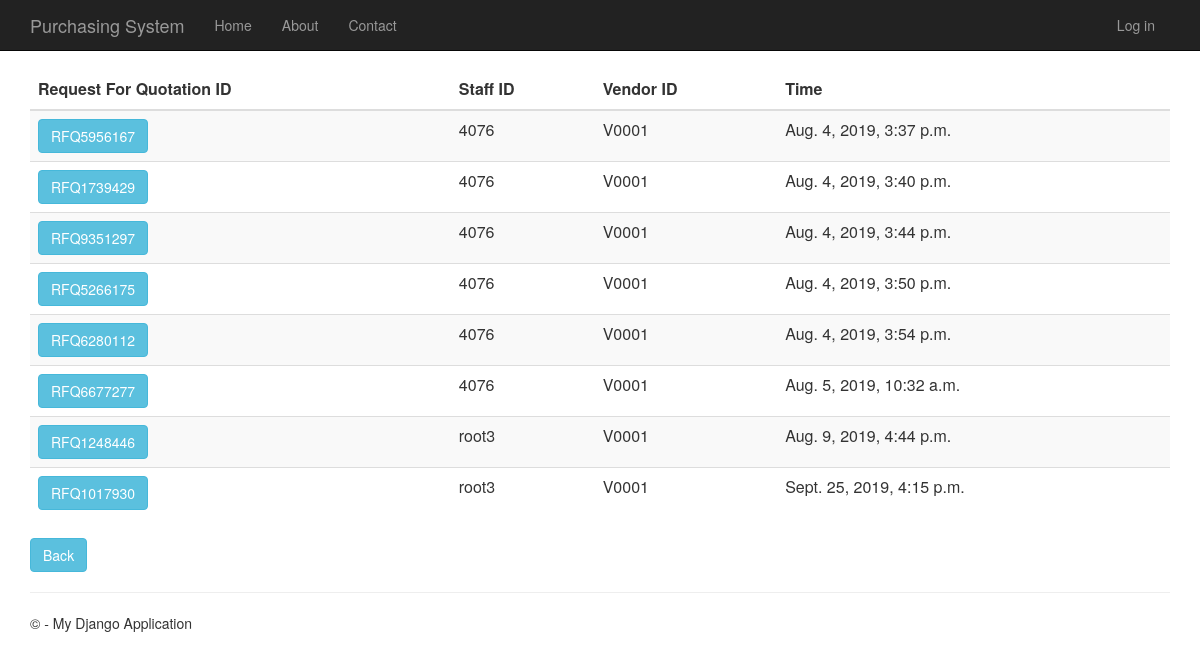
The page /requestforquotationhistory on the database as committed earlier.
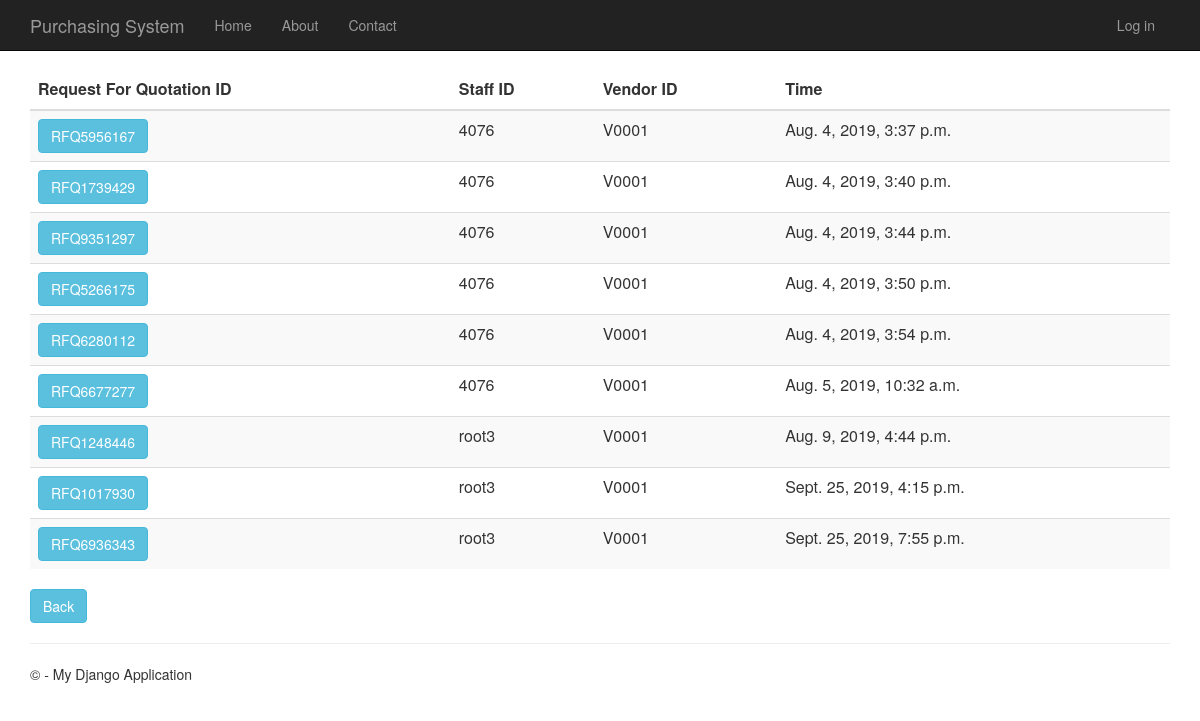
The same page on the database as committed later.
### RequestForQuotation/models.py (models this page shows, shortened)
class RequestForQuotation(models.Model):
    request_for_quotation_id = models.CharField(primary_key=True, max_length=10)
    time_created = models.DateTimeField()
    description = models.TextField(null=True,default=None, blank=True)
    total_price = models.DecimalField(max_digits=10, decimal_places=2, default=Decimal('0.00'))
    person_id = models.ForeignKey(Person, on_delete = models.CASCADE)
    vendor_id = models.ForeignKey(Vendor, on_delete = models.CASCADE)
    purchase_requisition_id = models.ForeignKey(PurchaseRequisition, on_delete = models.CASCADE)

### app/models.py (models this page shows, shortened)
class Person(models.Model):
    user_id = models.OneToOneField(User)
    person_id = models.CharField(primary_key=True, max_length=10)
    person_name = models.TextField()
    person_address = models.TextField()
    person_phone_number = models.TextField()
    person_role = models.TextField(default = 'MANAGER')

class Vendor(models.Model):
    vendor_id = models.CharField(primary_key=True, max_length=10)
    vendor_name = models.TextField()
    vendor_phone_number = models.TextField()
    vendor_address = models.TextField()
    vendor_email = models.TextField()
    def __str__(self):
        return str(self.vendor_id)

### RequestForQuotation/views.py (the view)
# urls.py: url(r'^requestforquotationhistory', RequestForQuotation.views.requestforquotationhistory, name="request_of_quotation_history"),
def requestforquotationhistory(request):
    request_for_quotations = RequestForQuotation.objects.all()
    context = {
            'title':'Request For Quotation History',
            'rows':request_for_quotations
        }
    return render(request,'RequestForQuotation/requestforquotationhistory.html',context)

### RequestForQuotation/templates/RequestForQuotation/requestforquotationhistory.html
﻿{% extends "app/layout.html" %}
{% block content %}
<div class="purchaseorderhistory margintop">
    <form action="requestofquotationhistorydetails" method="GET">
        <table class="table table-striped margintop">
          <thead>
            <tr>
              <th scope="col">Request For Quotation ID</th>
              <th scope="col">Staff ID</th>
              <th scope="col">Vendor ID</th>
              <th scope="col">Time</th>
            </tr>
          </thead>
          <tbody>
              {% for r in rows %}
            <tr>
                 <td><button type="submit" name="roq_id" value="{{r.request_for_quotation_id}}" class="btn btn-info" >{{r.request_for_quotation_id}}</button></td>
                 <td>{{r.person_id.person_id}}</td>
                 <td>{{r.vendor_id}}</td>
                 <td>{{r.time_created}}</td>
            </tr>
              {% endfor %}
          </tbody>
        </table>
    </form>
       <form action="menu">
        <div class="margintop">
            <button type="submit" class="btn btn-info" >Back</button>
        </div>
    </form>
</div>
{% endblock %}

Rows that differ between the two databases and show on the page:
added RequestForQuotation: request_for_quotation_id "RFQ6936343", person_id.person_id "root3", vendor_id "V0001", time_created "Sept. 25, 2019, 7:55 p.m."
